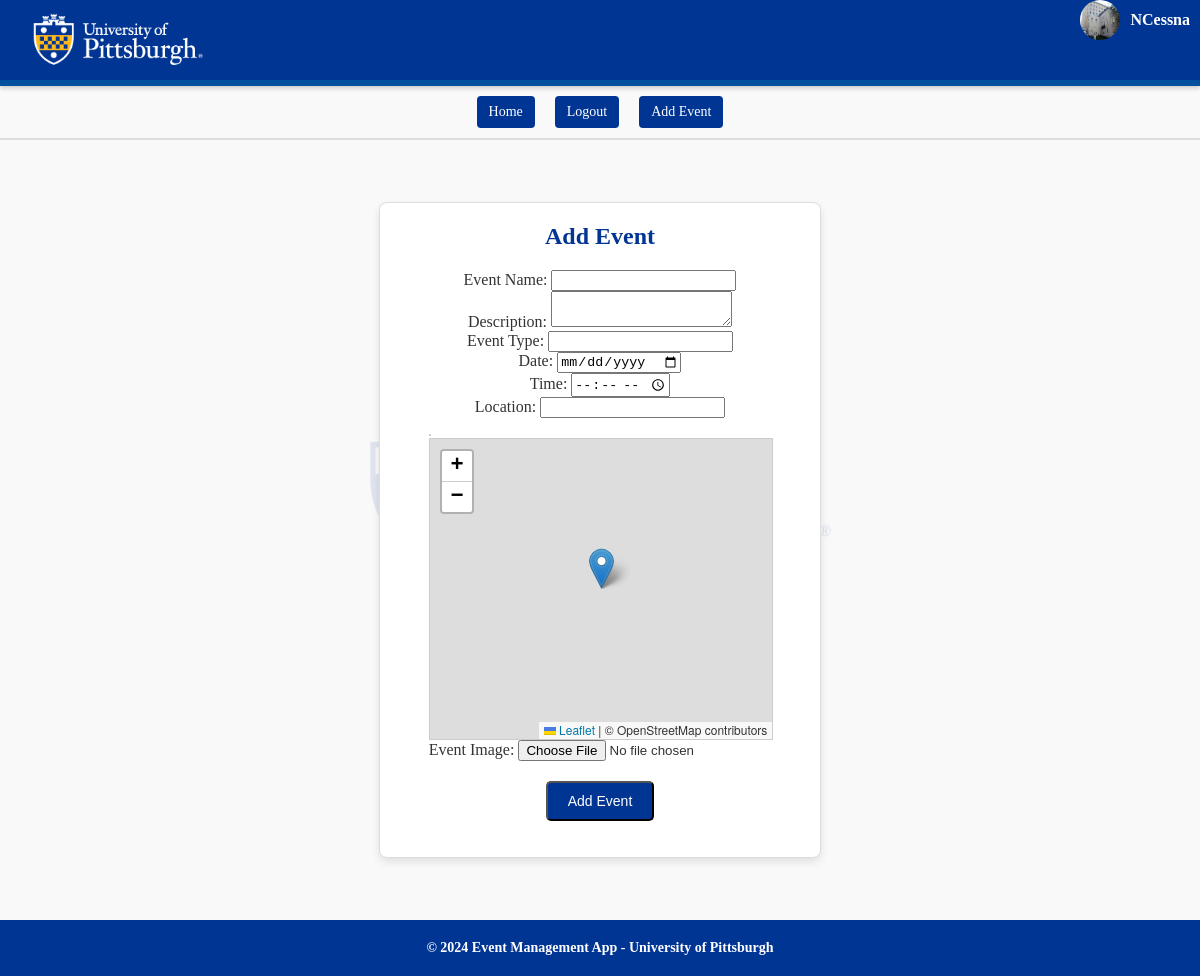
/add_event (signed in), run on the app's committed database.
### models/models.py (models this page shows, shortened)
class User(db.Model, UserMixin):
    __tablename__ = 'users'
    id = db.Column(db.Integer, primary_key=True)
    first_name = db.Column(db.String(50), nullable=False)
    last_name = db.Column(db.String(50), nullable=False)
    email = db.Column(db.String(100), unique=True, nullable=False)
    username = db.Column(db.String(30), unique=True, nullable=False)
    password_hash = db.Column(db.String(128), nullable=False)
    role = db.Column(db.String(10), nullable=False)
    profile_picture = db.Column(db.String(100), nullable=True)
    organized_events = db.relationship('Event', back_populates='organizer', cascade="all, delete-orphan")
    signups = db.relationship('SignUp', back_populates='user', cascade="all, delete-orphan")
    def delete(self):
        db.session.delete(self)
        db.session.commit()

### view/flask_routes.py (the view, shortened to what this page needs)
    @app.route('/add_event', methods=['GET', 'POST'])
    @login_required
    def add_event_route():
        if current_user.role != 'event_creator':
            flash("You don't have permission to add events.")
            return redirect(url_for('events'))
        return render_template('add_event.html')

### app.py (called while the page is built)
@login_manager.user_loader
def load_user(user_id):
    return UserController.get_user_by_id(user_id)

### controllers/controllers.py (called while the page is built)
    @staticmethod
    def get_user_by_id(user_id):
        return User.query.get(int(user_id))

### templates/add_event.html (shortened to what this page needs)
{% block scripts %}
<link rel="stylesheet" href="https://unpkg.com/leaflet/dist/leaflet.css" />
{% endblock %}
{% extends "base.html" %}
{% block content %}
<div class="event-detail-container">
    <div class="event-detail-card">
        <div class="event-detail-info">
            <h1>Add Event</h1>
            <form method="POST" action="{{ url_for('add_event_route') }}" enctype="multipart/form-data" onsubmit="return validateDateTime()">
                <div class="form-group">
                    <label for="name">Event Name:</label>
                    <input type="text" id="name" name="name" required>
                </div>
                <div class="form-group">
                    <label for="description">Description:</label>
                    <textarea id="description" name="description" required></textarea>
                </div>
                <div class="form-group">
                    <label for="event_type">Event Type:</label>
                    <input type="text" id="event_type" name="event_type" required>
                </div>
                <div class="form-group">
                    <label for="date">Date:</label>
                    <input type="date" id="date" name="date" required>
                </div>
                <div class="form-group">
                    <label for="time">Time:</label>
                    <input type="time" id="time" name="time" required>
                </div>
                <div class="form-group">
                    <label for="location">Location:</label>
                    <input type="text" id="location" name="location" required autocomplete="off">
                    <ul id="suggestions" style="list-style-type: none; padding: 0; background: white; border: 1px solid #ccc; max-height: 100px; overflow-y: auto; position: absolute; z-index: 1000;"></ul>
                </div>
                <div id="map" style="height: 300px; width: 100%; margin-top: 20px; border: 1px solid #ccc;"></div>
                <div class="form-group">
                    <label for="image">Event Image:</label>
                    <input type="file" id="image" name="image" accept="image/*">
                </div>
                <button type="submit" class="btn btn-primary">Add Event</button>
            </form>
        </div>
    </div>
</div>
{% endblock %}

### templates/base.html (shortened to what this page needs)
<!DOCTYPE html>
<html lang="en">
<head>
    <link rel="stylesheet" href="{{ url_for('static', filename='style.css') }}">
</head>
<body>
    <div class="wrapper" style="display: flex; flex-direction: column; min-height: 100vh;">
        <nav style="display: flex; justify-content: center; align-items: center; padding: 15px; background-color: #003594; position: relative; border-bottom: 6px solid #00509e;">
            <div style="position: absolute; left: 10px;">
                <a href="{{ url_for('events') }}">
                    <img src="{{ url_for('static', filename='img/Shield_UnivPittsburgh_WhiteGold.png') }}"
                         alt="University of Pittsburgh Logo"
                         style="height: 60px; vertical-align: middle;">
                </a>
            </div>
        </nav>
        <div class="nav-buttons-container" style="display: flex; justify-content: center; align-items: center; gap: 20px; padding: 10px 0; border-bottom: 2px solid #ddd; background: #f9f9f9;">
            <a href="{{ url_for('events') }}" class="btn">Home</a>
            {% if current_user.is_authenticated %}
                <a href="{{ url_for('logout') }}" class="btn">Logout</a>
                {% if current_user.role == 'event_creator' %}
                    <a href="{{ url_for('add_event_route') }}" class="btn">Add Event</a>
                {% endif %}
            {% else %}
                <a href="{{ url_for('login') }}" class="btn">Login</a>
                <a href="{{ url_for('register') }}" class="btn">Register</a>
            {% endif %}
        </div>
        {% if current_user.is_authenticated %}
        <div style="position: absolute; right: 10px; display: flex; align-items: center;">
            <a href="{{ url_for('profile') }}" style="display: flex; align-items: center; text-decoration: none;">
                {% if current_user.profile_picture %}
                    <img src="{{ url_for('static', filename='uploads/profile_pictures/' + current_user.profile_picture) }}"
                         alt="Profile Picture"
                         style="width: 40px; height: 40px; border-radius: 50%; margin-right: 10px;">
                {% else %}
                    <div style="width: 40px; height: 40px; border-radius: 50%; background-color: #ccc; display: flex; align-items: center; justify-content: center; margin-right: 10px;">
                        <span style="font-size: 18px; color: #fff;">{{ current_user.username[0] | upper }}</span>
                    </div>
                {% endif %}
                <span style="font-size: 16px; font-weight: bold; color: #fff;">{{ current_user.username }}</span>
            </a>
        </div>
        {% endif %}
        <div class="container">
            {% block content %}{% endblock %}
        </div>
        <footer>
            &copy; 2024 Event Management App - University of Pittsburgh
        </footer>
    </div>
</body>
</html>
<link
    rel="stylesheet"
    href="https://unpkg.com/leaflet@1.9.4/dist/leaflet.css"
/>

### static/style.css (style rules this page uses)
html, body { height: 100%; margin: 0; padding: 0; font-family: 'Georgia', serif; color: #333; background-color: #f9f9f9; position: relative; z-index: 0; }
body::before { content: ""; position: fixed; top: 0; left: 0; width: 100%; height: 100%; background: url("/static/img/Shield_UnivPittsburgh_Blue.png") no-repeat center center fixed; background-size: 40%; opacity: 0.1; z-index: -1; pointer-events: none; }
.wrapper { display: flex; flex-direction: column; min-height: 100vh; }
.container { flex: 1; width: 80%; margin: 20px auto; }
nav { background: #003594; color: #fff; height: 50px; text-align: center; box-shadow: 0 2px 5px rgba(0, 0, 0, 0.2); }
nav a { color: #FFB81C; text-decoration: none; padding: 10px 20px; font-size: 16px; font-weight: bold; }
.nav-buttons-container { display: flex; justify-content: center; align-items: center; gap: 20px; padding: 10px 0; background: #f9f9f9; border-bottom: 2px solid #ddd; }
.nav-buttons-container .btn { display: inline-block; padding: 8px 12px; background-color: #003594; color: #fff; text-decoration: none; border-radius: 4px; font-size: 14px; text-align: center; }
footer { background: #003594; color: #fff; text-align: center; padding: 20px 0; font-size: 14px; font-weight: bold; margin-top: auto; }
.event-detail-container { display: flex; justify-content: center; align-items: center; min-height: calc(100vh - 100px); padding: 20px; }
.event-detail-card { display: flex; flex-direction: column; align-items: center; background: #fff; border: 1px solid #ddd; border-radius: 8px; box-shadow: 0 4px 8px rgba(0, 0, 0, 0.1); padding: 20px; width: 100%; max-width: 400px; text-align: center; }
.event-detail-info h1 { margin: 0 0 20px; color: #003594; font-size: 24px; }
.event-detail-info .btn { margin-top: 20px; background: #003594; color: #fff; padding: 10px 20px; text-decoration: none; border-radius: 5px; display: inline-block; }
.btn { display: inline-block; padding: 8px 12px; background-color: #003594; color: #fff; text-decoration: none; border-radius: 4px; font-size: 14px; text-align: center; }

### data on the page
User: profile_picture (picture), username "NCessna"
